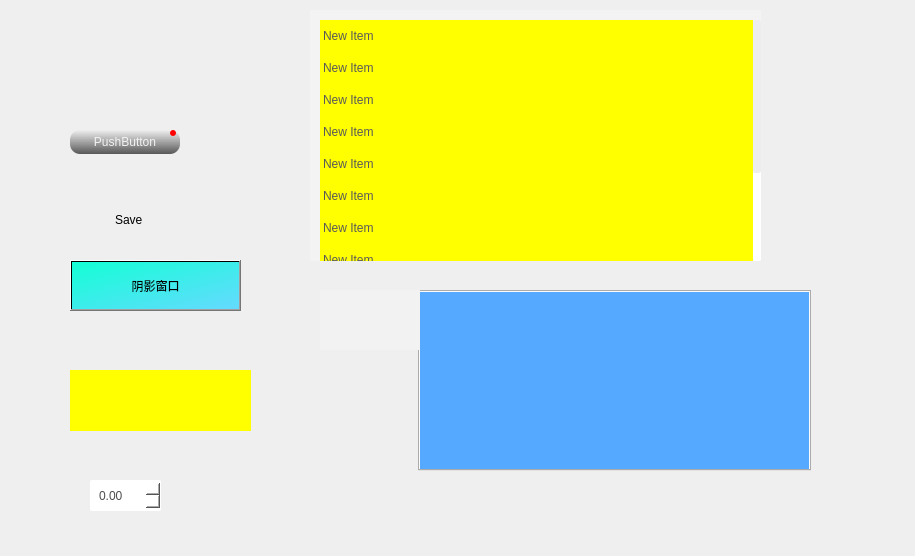
<?xml version="1.0" encoding="UTF-8"?>
<ui version="4.0">
 <class>Form</class>
 <widget class="QWidget" name="Form">
  <property name="geometry">
   <rect>
    <x>0</x>
    <y>0</y>
    <width>915</width>
    <height>556</height>
   </rect>
  </property>
  <property name="windowTitle">
   <string>Form</string>
  </property>
  <widget class="QWidget" name="widget" native="true">
   <property name="geometry">
    <rect>
     <x>70</x>
     <y>130</y>
     <width>110</width>
     <height>24</height>
    </rect>
   </property>
   <property name="styleSheet">
    <string notr="true">
#widget{
background-color:qlineargradient(x1:0,y1:0,x2:0,y2:1,stop:0 rgba(69, 69, 69, 0),stop:1 #575757);
border-radius:10px;
}</string>
   </property>
   <layout class="QHBoxLayout" name="horizontalLayout">
    <property name="spacing">
     <number>0</number>
    </property>
    <property name="leftMargin">
     <number>0</number>
    </property>
    <property name="topMargin">
     <number>0</number>
    </property>
    <property name="rightMargin">
     <number>0</number>
    </property>
    <property name="bottomMargin">
     <number>0</number>
    </property>
    <item>
     <widget class="QPushButton" name="btn1">
      <property name="styleSheet">
       <string notr="true">#btn1{
background-color:transparent;
border-radius:10px;
font-size:12px;
color:#F2F2F2
}
</string>
      </property>
      <property name="text">
       <string>PushButton</string>
      </property>
     </widget>
    </item>
   </layout>
   <widget class="QWidget" name="widget_red_circle" native="true">
    <property name="geometry">
     <rect>
      <x>100</x>
      <y>0</y>
      <width>6</width>
      <height>6</height>
     </rect>
    </property>
    <property name="styleSheet">
     <string notr="true">#widget_red_circle {
 background:red;
 border-radius:3px;
 }</string>
    </property>
   </widget>
   <zorder>btn1</zorder>
   <zorder>widget_red_circle</zorder>
  </widget>
  <widget class="QPushButton" name="pushButton_2">
   <property name="geometry">
    <rect>
     <x>70</x>
     <y>370</y>
     <width>181</width>
     <height>61</height>
    </rect>
   </property>
   <property name="styleSheet">
    <string notr="true">QPushButton{
background:yellow;
border:none;
font-size: 12px;
color:
#292929;
text-align:left;
padding-left:56px;
}

QPushButton:hover{
background:
#3f3573;
color:
#292929;
}


QPushButton:checked,QPushButton:pressed{
color: #FFFFFF;
background:
#6e54de;
}</string>
   </property>
   <property name="text">
    <string/>
   </property>
  </widget>
  <widget class="QWidget" name="widget_2" native="true">
   <property name="geometry">
    <rect>
     <x>80</x>
     <y>170</y>
     <width>100</width>
     <height>60</height>
    </rect>
   </property>
   <layout class="QHBoxLayout" name="horizontalLayout_2">
    <property name="spacing">
     <number>0</number>
    </property>
    <property name="leftMargin">
     <number>0</number>
    </property>
    <property name="topMargin">
     <number>0</number>
    </property>
    <property name="rightMargin">
     <number>0</number>
    </property>
    <property name="bottomMargin">
     <number>0</number>
    </property>
    <item>
     <widget class="QPushButton" name="pushButton">
      <property name="sizePolicy">
       <sizepolicy hsizetype="Minimum" vsizetype="Preferred">
        <horstretch>0</horstretch>
        <verstretch>0</verstretch>
       </sizepolicy>
      </property>
      <property name="styleSheet">
       <string notr="true">QPushButton{
background-color:transparent;
border:none;
image:url(:/resource/save.png);

}

QPushButton:hover{
background:
#E0E0E0;
border-radius:2px;
}

QPushButton:pressed{
background-color:
#f2f2f2;
border:none;
border-radius:2px;
image:
url(:/resource/save2.png);
}
</string>
      </property>
      <property name="text">
       <string/>
      </property>
     </widget>
    </item>
   </layout>
   <widget class="QLabel" name="label">
    <property name="geometry">
     <rect>
      <x>35</x>
      <y>35</y>
      <width>30</width>
      <height>30</height>
     </rect>
    </property>
    <property name="text">
     <string>Save</string>
    </property>
   </widget>
   <zorder>pushButton</zorder>
   <zorder>label</zorder>
  </widget>
  <widget class="QListWidget" name="listWidget">
   <property name="geometry">
    <rect>
     <x>310</x>
     <y>10</y>
     <width>451</width>
     <height>251</height>
    </rect>
   </property>
   <property name="styleSheet">
    <string notr="true">/*以下是滑块设置*/

QScrollBar:vertical{
background:
/*UiThemeStart[ScrollBarBackground]*/
#ffffff;
/*UiThemeEnd*/;
border:none;width:8px;padding-top:0px;padding-bottom:0px;border-radius:2px;margin:0px 0px 0px 0px;}
QScrollBar:vertical:hover{
background:
/*UiThemeStart[ScrollBarBackground]*/
#ffffff;
/*UiThemeEnd*/;
}
QScrollBar::handle:vertical{
background:
/*UiThemeStart[ScrollBarHandle]*/
#ededed;
/*UiThemeEnd*/;
width:8px;border-radius:2px;}
QScrollBar::handle:vertical:hover{
background:
/*UiThemeStart[ScrollBarHandleHover]*/
#e6e6e6;
/*UiThemeEnd*/;
}
QScrollBar::add-line:vertical,QScrollBar::sub-line:vertical{height:0px;width:0px;background-color:#e0e0e0;}
QScrollBar:horizontal{background:#31383D;border:none;height:8px;padding-left:0px;padding-right:0px;border-radius:2px;margin:0px 0px 0px 0px;}
QScrollBar:horizontal:hover{background:#31383D;}
QScrollBar::handle:horizontal{background:#495257;height:8px;border-radius:2px;}
QScrollBar::handle:horizontal:hover{background:#5C666C;}
QScrollBar::add-line:horizontal,QScrollBar::sub-line:horizontal{height:0px;width:0px;background-color:rgba(0,0,0,0);}
QScrollBar::add-page:vertical, QScrollBar::sub-page:vertical{background:none;}

QListWidget{
background:
/*UiThemeStart[WelcomeDialog_widgetBgLeft]*/
#F3F3F3;
/*UiThemeEnd*/;
border:none;
outline:none;
padding-top:10px;
}

QListWidget::item{
background-color:yellow;
height:32px;
color:
/*UiThemeStart[CreateMapDialog_FontColorWhite]*/
#595959;
/*UiThemeEnd*/;
font-size:12px;
margin-left:10px;
}

QListWidget::item:hover{
background-color:red;
border:
/*UiThemeStart[WelcomeDialog_LeftTabHoverLine]*/
1px solid #e3e3e3;
/*UiThemeEnd*/
border-radius:2px;
padding-left:9px;
}

QListWidget::item:selected{
border:1px solid #00c2A8;
padding-left:10px;
border-radius: 2px;
border-radius:2px;
padding-left:9px;
background:
#00c2A8;
color:
/*UiThemeStart[CreateMapDialog_FontColorWhite]*/
#ffffff;
/*UiThemeEnd*/;
}</string>
   </property>
   <item>
    <property name="text">
     <string>New Item</string>
    </property>
   </item>
   <item>
    <property name="text">
     <string>New Item</string>
    </property>
   </item>
   <item>
    <property name="text">
     <string>New Item</string>
    </property>
   </item>
   <item>
    <property name="text">
     <string>New Item</string>
    </property>
   </item>
   <item>
    <property name="text">
     <string>New Item</string>
    </property>
   </item>
   <item>
    <property name="text">
     <string>New Item</string>
    </property>
   </item>
   <item>
    <property name="text">
     <string>New Item</string>
    </property>
   </item>
   <item>
    <property name="text">
     <string>New Item</string>
    </property>
   </item>
   <item>
    <property name="text">
     <string>New Item</string>
    </property>
   </item>
   <item>
    <property name="text">
     <string>New Item</string>
    </property>
   </item>
   <item>
    <property name="text">
     <string>New Item</string>
    </property>
   </item>
  </widget>
  <widget class="QPushButton" name="pushButtonShadow">
   <property name="geometry">
    <rect>
     <x>70</x>
     <y>260</y>
     <width>171</width>
     <height>51</height>
    </rect>
   </property>
   <property name="styleSheet">
    <string notr="true">/*qlineargradient是一个线性渐变函数，x1，y1，x2和y2指定了渐变的方向和长度（可理解为起止点的锚点位置）。stop指定了渐变的颜色和位置。*/
background:
qlineargradient(x1:0,y1:0,x2:1,y2:1,stop:0 #13FFD5,stop:1 #65DAFF);
/*描边渐变：分别定义四条边的渐变样式，按需细调。如果没有描边则忽略。*/
border-top-color: qlineargradient(spread:pad, x1:0, y1:0, x2:1, y2:0, stop:0 rgba(255, 255, 255, 255), stop:1 rgba(0, 0, 0, 255));
border-bottom-color: qlineargradient(spread:pad, x1:0, y1:0, x2:1, y2:0, stop:0 rgba(255, 255, 255, 255), stop:1 rgba(0, 0, 0, 255));
border-left-color: qlineargradient(spread:pad, x1:0, y1:0, x2:1, y2:0, stop:0 rgba(255, 255, 255, 255), stop:1 rgba(0, 0, 0, 255));
border-right-color: qlineargradient(spread:pad, x1:0, y1:0, x2:1, y2:0, stop:0 rgba(255, 255, 255, 255), stop:1 rgba(0, 0, 0, 255));</string>
   </property>
   <property name="text">
    <string>阴影窗口</string>
   </property>
  </widget>
  <widget class="QTabWidget" name="tabWidget">
   <property name="geometry">
    <rect>
     <x>320</x>
     <y>290</y>
     <width>491</width>
     <height>181</height>
    </rect>
   </property>
   <property name="layoutDirection">
    <enum>Qt::LeftToRight</enum>
   </property>
   <property name="styleSheet">
    <string notr="true">
            QTabBar::tab {
                background-color: #f2f2f2;
                color: black;
                height: 30px;
                width: 100px;

qproperty-layoutDirection: RTL;
            }
 QTabBar::tab:selected, QTabBar::tab:hover {
     background: qlineargradient(x1: 0, y1: 0, x2: 0, y2: 1,
                                 stop: 0 #fafafa, stop: 0.4 #f4f4f4,
                                 stop: 0.5 #e7e7e7, stop: 1.0 #fafafa);
 }


</string>
   </property>
   <property name="tabPosition">
    <enum>QTabWidget::West</enum>
   </property>
   <property name="currentIndex">
    <number>0</number>
   </property>
   <widget class="QWidget" name="tab">
    <property name="styleSheet">
     <string notr="true">background-color: rgb(85, 170, 255);</string>
    </property>
    <attribute name="title">
     <string/>
    </attribute>
   </widget>
   <widget class="QWidget" name="tab_2">
    <property name="styleSheet">
     <string notr="true">background-color: rgb(85, 170, 127);</string>
    </property>
    <attribute name="title">
     <string/>
    </attribute>
   </widget>
  </widget>
  <widget class="QDoubleSpinBox" name="doubleSpinBox">
   <property name="geometry">
    <rect>
     <x>90</x>
     <y>480</y>
     <width>71</width>
     <height>31</height>
    </rect>
   </property>
   <property name="styleSheet">
    <string notr="true">QDoubleSpinBox {
    background:
        /*UiThemeStart[InputBG]*/
        #ffffff;
        /*UiThemeEnd*/;

    border: 1px solid
        /*UiThemeStart[InputBorderNml]*/
        #ffffff;
        /*UiThemeEnd*/;

    color:
        /*UiThemeStart[InputTxtNml]*/
        #4C4C4C;
        /*UiThemeEnd*/;

    font-size: 12px;
    padding-left: 7px;
    border-radius: 2px;
}


QDoubleSpinBox:hover {
    border: 1px solid
        /*UiThemeStart[InputBorderHover]*/
        #CCCCCC;
        /*UiThemeEnd*/;
}

QDoubleSpinBox:focus {
    border:
        1px solid
        /*UiThemeStart[InputBorderFocus]*/
        #00C2A8;
        /*UiThemeEnd*/;
}

QDoubleSpinBox:read-only,
QDoubleSpinBox:read-only:hover,
QDoubleSpinBox:read-only:focus {
    background: transparent;
    border: 1px solid
        /*UiThemeStart[InputBorderDis]*/
        #D9D9D9;
        /*UiThemeEnd*/;
}

QDoubleSpinBox:disabled,
QDoubleSpinBox:disabled:hover,
QDoubleSpinBox:disabled:focus {
    color:
        /*UiThemeStart[InputTxtDis]*/
        #999999;
        /*UiThemeEnd*/;
    background: transparent;
    border: 1px solid
        /*UiThemeStart[InputBorderDis]*/
        #D9D9D9;
        /*UiThemeEnd*/;
}
QDoubleSpinBox[warning=true] {
    color:#FC4F4F;
    border:1px solid #FC4F4F;
}</string>
   </property>
  </widget>
 </widget>
 <resources/>
 <connections/>
</ui>
